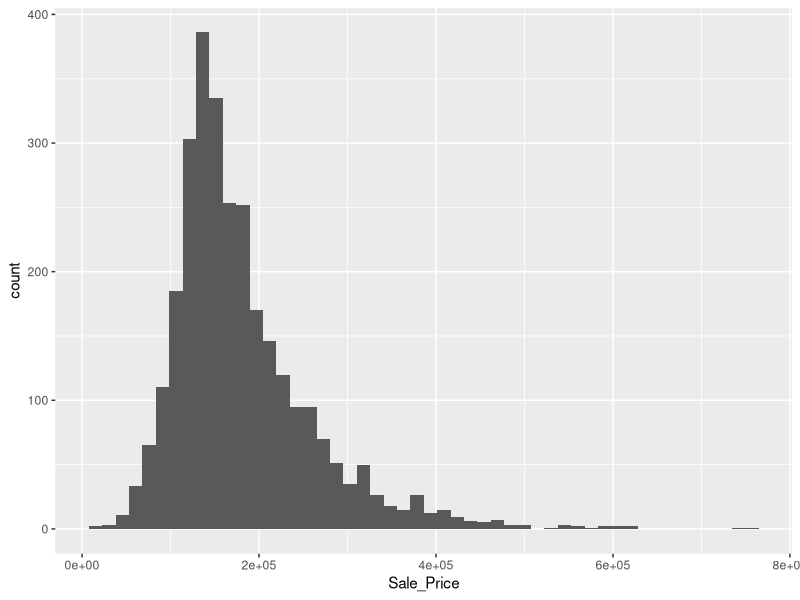
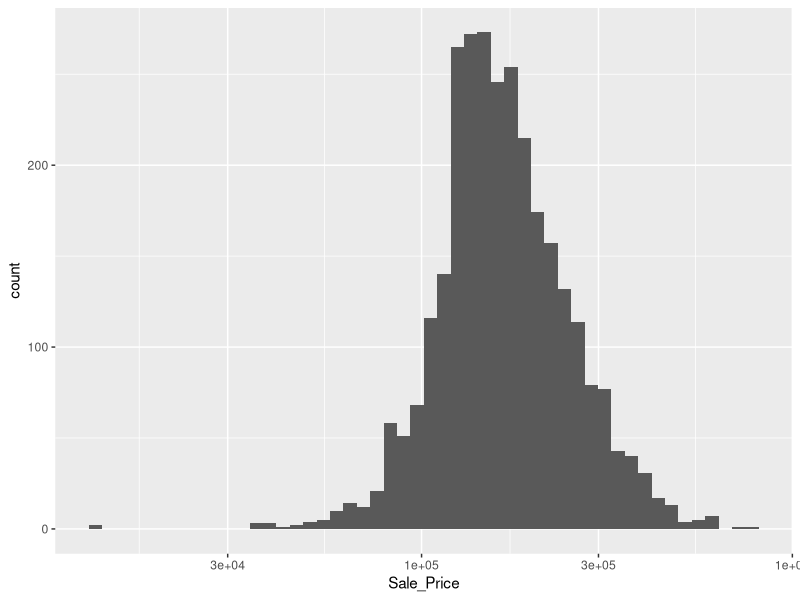

Write the R code that produced these figures, in order.
#***************************************************************************************
# Title     : TIDY MODELING WITH R
# Chapter   : 4 The Ames Housing Data
# Objective : TODO
# Created by: Owner
# Created on: 2021/2/13
# URL       : https://www.tmwr.org/
#***************************************************************************************


# ＜ポイント＞
# - モデリングをする際には対数変換により正規分布に近い方がよい
# - 対数変換のデメリットは、元の単位が失われてパフォーマンス解釈がしにくい点にある
#   --- 回帰問題でRMSEで評価する際に、RMSE0.15ログ単位というのは直観的ではない


# ＜参考＞
# 前処理の推奨事項
# - 左右対称に変換(transform)する必要があるモデルを確認
# https://www.tmwr.org/pre-proc-table.html


# ＜目次＞
# 0 準備
# 1 プロットでデータを確認
# 2 次章以降のためのデータ加工


# 0 準備 --------------------------------------------------------------------------------

library(tidyverse)
library(modeldata)

# データロード
data(ames)

# 確認
ames %>% dim()
ames %>% glimpse()


# 1 プロットでデータを確認 -------------------------------------------------------------

# ヒストグラム作成
# --- Sale_Price（住宅価格）
# --- 右に歪んでおり、高価な家よりも安価な家の方が多いことを示している
ames %>%
  ggplot(aes(x = Sale_Price)) +
    geom_histogram(bins = 50)

# ヒストグラム作成
# --- Sale_Price（住宅価格）
# --- 対数変換（プロットの軸を対数変換）
ames %>%
  ggplot(aes(x = Sale_Price)) +
    geom_histogram(bins = 50) +
    scale_x_log10()


# 2 次章以降のためのデータ加工 ----------------------------------------------------------

# データ再定義
# --- Sale_Priceを対数変換
# --- 次章以降ではamesデータは以下のように定義したものを使う
ames <-
  ames %>%
    mutate(Sale_Price = log10(Sale_Price))
